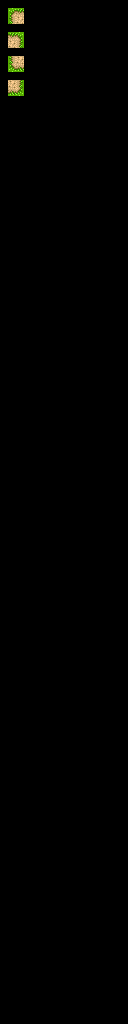

Rendered tile map (Tiled .tmx) drawn with the repository's tilesets; below, a short description and the map source with its tile grids summarised:
An orthogonal 16x128 tile map with 8x8 px tiles, 3 tile layers (regions, input1_automapping-input, output_automapping-output), 2 tilesets.

<map version="1.2" tiledversion="1.2.4" orientation="orthogonal" renderorder="left-up" width="16" height="128" tilewidth="8" tileheight="8" infinite="0" nextlayerid="4" nextobjectid="1">
 <tileset firstgid="1" source="../tilesets/overworld-tileset.tsx" />
 <tileset firstgid="641" source="../tilesets/overworld-automapping-input_tiles.tsx" />
 <layer id="1" name="regions" width="16" height="128">
  <data>[2048 cells, 16 non-empty, 1 distinct tile ids]</data>
 </layer>
 <layer id="2" name="input1_automapping-input" width="16" height="128">
  <data>[2048 cells, 16 non-empty, 2 distinct tile ids]</data>
 </layer>
 <layer id="3" name="output_automapping-output" width="16" height="128">
  <data>[2048 cells, 12 non-empty, 3 distinct tile ids]</data>
 </layer>
</map>
